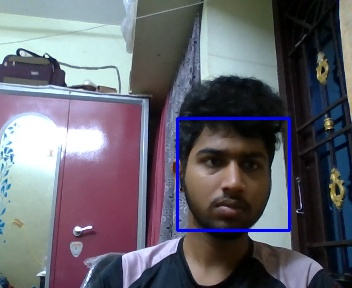
#> input picture Face_Detect/dataset/user.01.3.jpg, 352 x 288 px; its folder holds only this picture in this run
$ python face_training.py
#> lines starting #> are read from the running program, lines starting #| are printed output that depends on the picture
import os
import cv2 as cv
import numpy as np
from PIL import Image

recognizer = cv.face.LBPHFaceRecognizer.create()
detector = cv.CascadeClassifier("Face_detect/haar_cascade.xml")

face_train = []
face_no = []

os.chdir("D:/IFP/Face_Detect/dataset")

data = os.getcwd()
#print(data)

if os.path.exists(os.getcwd()):
    for dirpath, dirname, filename in os.walk(os.getcwd()):
        for files in filename:
            #print(files)

            path = os.path.join(data,files)
            name_id = int(os.path.basename(path).split(".")[1])
            face_no.append(name_id)

            img = Image.open(path).convert("L")
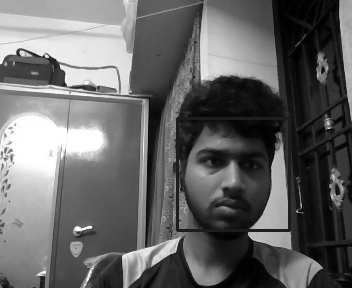
#> img: PIL image 352x288 L; min 0, max 255, mean 102.1
            img_numpy = np.array(img,'uint8')

            face = detector.detectMultiScale(img_numpy, scaleFactor=1.1,minNeighbors=5)
#> face = [[178, 120, 109, 109]]

            for (x,y,w,h) in face:
                face_roi = img_numpy[y:y+h, x:x+w]
                face_train.append(face_roi)
#> this loop made 1 pass
#> pass 1, `face_roi = img_numpy[y:y+h, x:x+w]`:
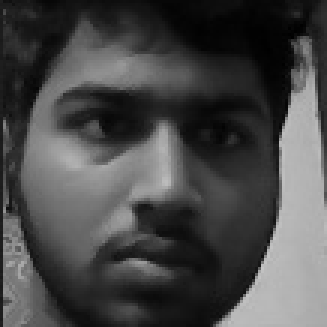
#> face_roi: shape (109, 109) (shown 3 times larger); min 0, max 197, mean 72.7
#> after the loop, face_train = 1 item
                #cv.rectangle(face,(x,y),(x+w,y+h),(255,0,0),2)
            #cv.imshow("sample",face)
else:
    print("The dataset directory is not found")

print(face_no)

recognizer.train(face_train,np.array(face_no))
recognizer.save("D:/IFP/Face_Detect/face_trainer.yml")

$ run again, on Face_Detect/dataset/user.02.11.jpg
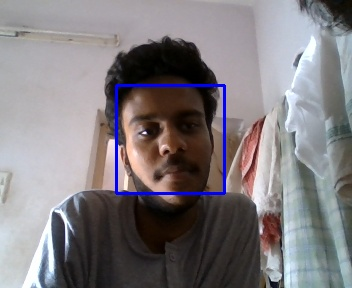
#> input picture Face_Detect/dataset/user.02.11.jpg, 352 x 288 px
#> `img = Image.open(path).convert("L")`:
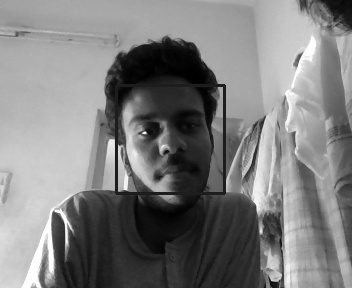
#> img: PIL image 352x288 L; min 0, max 255, mean 125.4
#> face = [[116, 87, 106, 106]]
#> the loop `for (x,y,w,h) in face:` made 1 pass
#> pass 1, `face_roi = img_numpy[y:y+h, x:x+w]`:
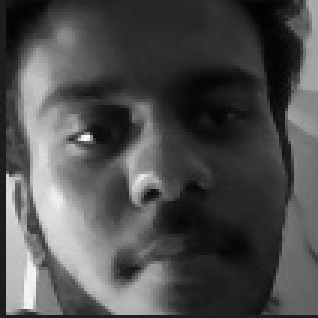
#> face_roi: shape (106, 106) (shown 3 times larger); min 2, max 248, mean 78.2
#> after the loop `for (x,y,w,h) in face:`: face_train = 1 item
